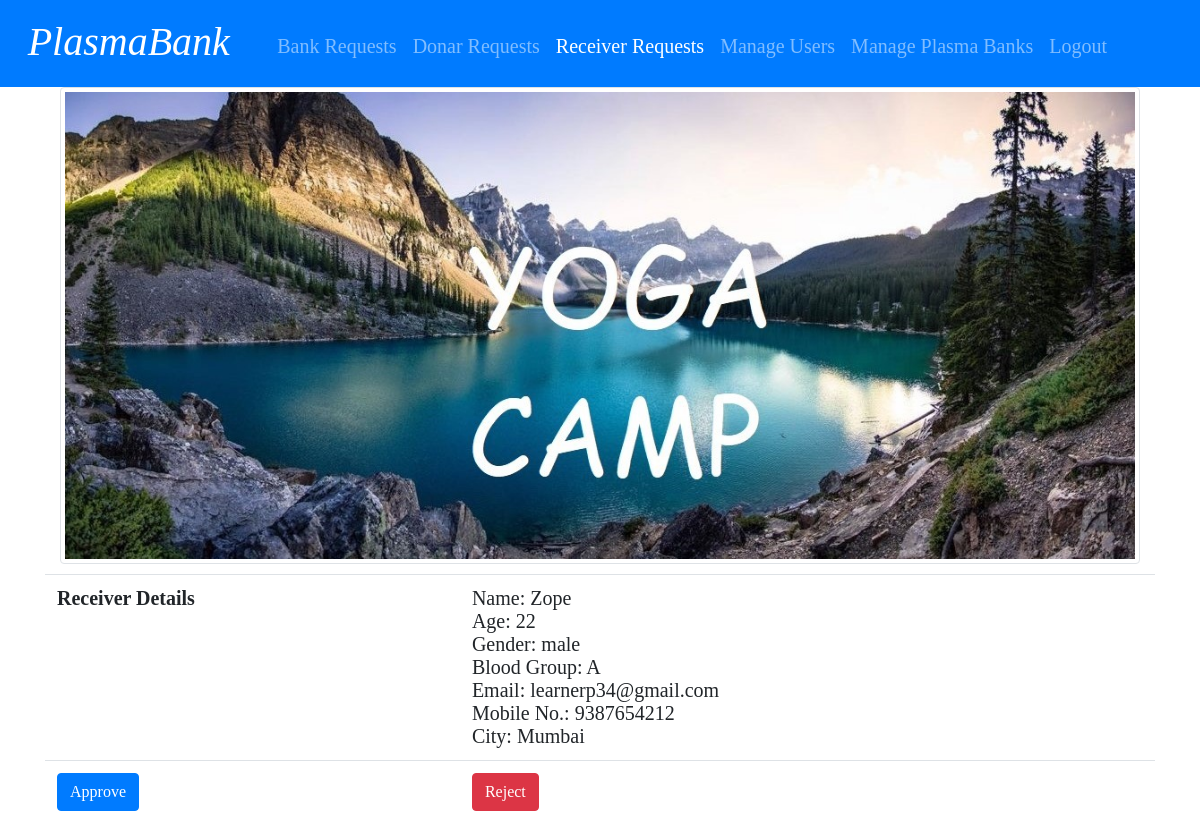
/admin/receiver_request.php, run on the app's committed database.
### tables this page shows
CREATE TABLE `receiver_requests` (
  `receiver_id` int(50) NOT NULL,
  `user_email` varchar(50) NOT NULL,
  `user_phone` varchar(50) NOT NULL,
  `receiver_name` varchar(50) NOT NULL,
  `receiver_age` varchar(50) NOT NULL,
  `receiver_gender` varchar(50) NOT NULL,
  `receiver_bgroup` varchar(50) NOT NULL,
  `receiver_city` varchar(50) NOT NULL,
  `receiver_proof` varchar(255) NOT NULL,
  `token` varchar(255) NOT NULL,
  `request_status` int(50) NOT NULL,
  `allotment_status` int(50) NOT NULL
);

### admin/receiver_request.php (the view, shortened to what this page needs)
<html>
    <head>
        <link rel="stylesheet" type="text/css" href="stylesheet.css">
        <link rel="stylesheet" type="text/css" href="stylesheet.css">
        <link rel="stylesheet" type="text/css" href="stylesheet.css">
        <link rel="stylesheet" href="https://stackpath.bootstrapcdn.com/bootstrap/4.5.0/css/bootstrap.min.css">
    </head>
    <body>
    <nav class="navbar navbar-expand-lg navbar-dark bg-primary">
            <div class="navbar-brand"><h1><I>PlasmaBank</I></h1></div>
            <div class="collapse navbar-collapse" id="navbarColor01">
              <ul class="navbar-nav mr-auto">
              <li class="nav-item">
                  <a class="nav-link"  href="plasma_bank_request.php">Bank Requests</a>
                </li>
                <li class="nav-item">
                  <a class="nav-link"  href="donar_request.php">Donar Requests</a>
                </li>
                <li class="nav-item">
                  <a class="nav-link active"  href="receiver_request.php">Receiver Requests</a>
                </li>
                <li class="nav-item">
                  <a class="nav-link"  href="search_users.php">Manage Users</a>
                </li>
                <li class="nav-item">
                  <a class="nav-link"  href="search_plasmabank.php">Manage Plasma Banks</a>
                </li>
                <li class="nav-item">
                  <a class="nav-link" href="handler_admin.php?req=logout">Logout</a>
                </li>
              </ul>
            </div>
          </nav>
          <?php
                $db=new database();
                $conn=$db->connect();
                $sql="SELECT * FROM receiver_requests WHERE request_status=0;";
                $result=mysqli_query($conn,$sql);
                if($result==true)
                {
                    if(mysqli_num_rows($result)>0)
                    {
                        echo "<div class='container' id='i2'>";
                        while($row=mysqli_fetch_assoc($result))
                        {
                            echo "<table id='table' class='table table-hover'>
                            <tr>
                            <th>Receiver Details</th>
                            <td>
                            Name: $row[receiver_name]<br>
                                  Age: $row[receiver_age]<br>
                                  Gender: $row[receiver_gender]<br>
                                  Blood Group: $row[receiver_bgroup]<br>
                                  Email: $row[user_email]<br>
                                  Mobile No.: $row[user_phone]<br>
                                  City: $row[receiver_city]<br>
                            </td>
                            </tr>
                            <tr>
                                <div class='container text-center'>
                                    <img class='img-thumbnail' alt='Responsive image' src='../individual/receiver_aadhar_PAN_card/$row[receiver_proof]'>
                                </div>
                            </tr>
                            <tr>
                            <td><a href='handler_admin.php?req=receiver_approve&token=$row[token]'><input type='button' class='btn btn-primary' value='Approve'></a></td>
                            <td><a href='handler_admin.php?req=receiver_reject&token=$row[token]'><input type='button' class='btn btn-danger' value='Reject'></a></td>
                            </tr>
                            </table>";
                        }
                        echo "</div>";
                    }
                    else
                    {
                      echo "<div class='container' id='i2'><p><h1 class='text-center'>No Receiver Requests.</h1></p></div>";
                    }
                }
                else
                {
                  echo "<div class='container' id='i2'><p><h1 class='text-center'>Error Occured Please try again later.</h1></p></div>";
                }
            ?>
    </body>
</html>

### admin/stylesheet.css (style rules this page uses)
body { font-size: 20px; background-color: rgb(240,240,240); font-family: arial, sans-serif; margin: 25px; }
h1 { font-size: 50px; font-weight: normal; margin-top: 5px; }
nav > div { font-size: 20px; font-weight: normal; margin-top: 5px; padding: 0% 1% 0% 1%; display: inline-block; }

### admin/receiver_request.php (style rules this page uses)
body { font-family: 'Times New Roman', Times, serif; }
#table { margin-top: 10px; }
#table th { font-size: 20px; align-items: center; justify-content: center; }
#table td { font-size: 20px; align-items: center; justify-content: center; }

### data on the page
receiver_requests: receiver_name "Zope", receiver_age "22", receiver_gender "male", receiver_bgroup "A", user_email "learnerp34@gmail.com", user_phone "9387654212", receiver_city "Mumbai", receiver_proof (picture)
